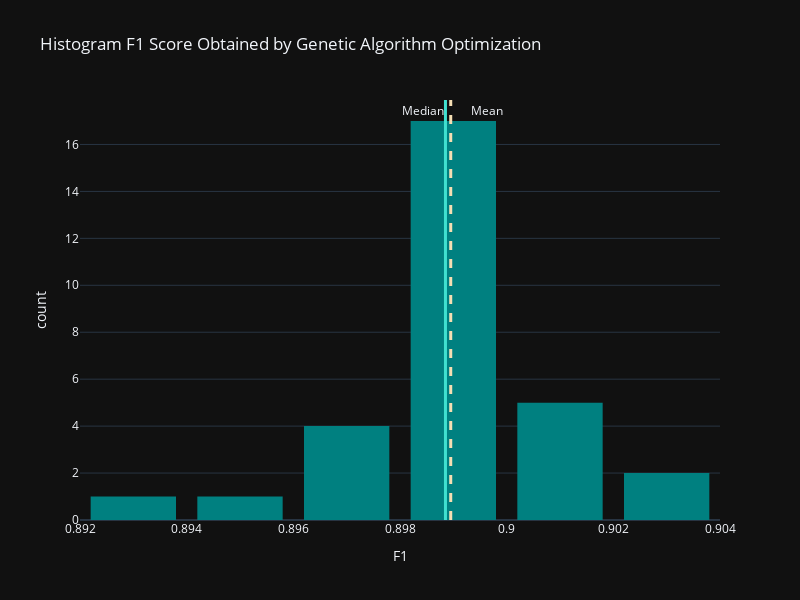

The cell this chart's notebook holds for it:
### Code cell
fig = px.histogram(heart_ga, x='F1', nbins=8, labels={'x':'F1 Score', 'y':'count'},color_discrete_sequence=['teal'],
                   title="Histogram F1 Score Obtained by Genetic Algorithm Optimization")
mean = heart_ga['F1'].mean()
median = heart_ga['F1'].median()
fig.update_layout(bargap=0.2, width=800, height=600)
fig.update_layout(template = 'plotly_dark')
fig.add_vline(x=mean, line_width=3, line_dash="solid", line_color='turquoise', annotation_text='Mean', annotation_x=0.8993)
#fig.add_scatter(x = heart_ga['F1'], y=heart_ga['F1'], mode='lines')
#['solid', 'dot', 'dash', 'longdash', 'dashdot', 'longdashdot']
'''
sandybrown, seagreen, seashell, sienna, silver,
            skyblue, slateblue, slategray, slategrey, snow,
            springgreen, steelblue, tan, teal, thistle, tomato,
            turquoise, violet, wheat, white, whitesmoke,
            yellow, yellowgreen
'''
fig.add_vline(x=median, line_width=3, line_dash="dash", line_color="wheat",annotation_text='Median', annotation_x=0.898)
fig.show()

### Figure 1 — Plotly figure (JSON) as saved in the notebook; plotly's stock layout.template omitted (floating-point values rounded to 4 significant figures)
{"data": [{"alignmentgroup": "True", "bingroup": "x", "hovertemplate": "F1=%{x}<br>count=%{y}<extra></extra>", "legendgroup": "", "marker": {"color": "teal", "pattern": {"shape": ""}}, "name": "", "nbinsx": 8, "offsetgroup": "", "orientation": "v", "showlegend": false, "type": "histogram", "x": [0.8984, 0.9, 0.9021, 0.8982, 0.9023, 0.8982, 0.8981, 0.9001, 0.8978, 0.8991, 0.8971, 0.8992, 0.8986, 0.8997, 0.8988, 0.8972, 0.897, 0.8985, 0.9011, 0.8935, 0.8998, 0.8949, 0.9001, 0.8999, 0.8983, 0.8988, 0.8995, 0.8991, 0.9006, 0.8995], "xaxis": "x", "yaxis": "y"}], "layout": {"annotations": [{"showarrow": false, "text": "Mean", "x": 0.8993, "xanchor": "left", "xref": "x", "y": 1, "yanchor": "top", "yref": "y domain"}, {"showarrow": false, "text": "Median", "x": 0.898, "xanchor": "left", "xref": "x", "y": 1, "yanchor": "top", "yref": "y domain"}], "bargap": 0.2, "barmode": "relative", "height": 600, "legend": {"tracegroupgap": 0}, "shapes": [{"line": {"color": "turquoise", "dash": "solid", "width": 3}, "type": "line", "x0": 0.8989, "x1": 0.8989, "xref": "x", "y0": 0, "y1": 1, "yref": "y domain"}, {"line": {"color": "wheat", "dash": "dash", "width": 3}, "type": "line", "x0": 0.899, "x1": 0.899, "xref": "x", "y0": 0, "y1": 1, "yref": "y domain"}], "title": {"text": "Histogram F1 Score Obtained by Genetic Algorithm Optimization"}, "width": 800, "xaxis": {"anchor": "y", "domain": [0, 1], "title": {"text": "F1"}}, "yaxis": {"anchor": "x", "domain": [0, 1], "title": {"text": "count"}}}}
